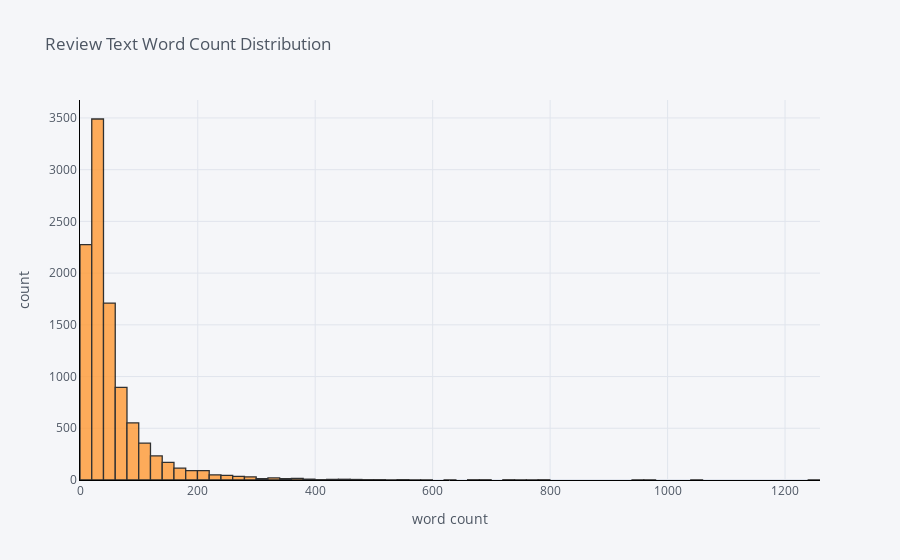

Write notebook code for a chart like this one.
### Markdown cell above
## Review Text Word Count Distribution
**Let's check out the word count of review text**

### Code cell
process_reviews['word_count'].iplot(
    kind='hist',
    bins=100,
    xTitle='word count',
    linecolor='black',
    yTitle='count',
    title='Review Text Word Count Distribution')

### Figure 1 — Plotly figure (JSON) as saved in the notebook; plotly's stock layout.template omitted (floating-point values rounded to 4 significant figures; data arrays with more than 128 entries replaced by an {"elided": "..."} marker saying what was removed)
{"data": [{"histfunc": "count", "histnorm": "", "marker": {"color": "rgba(255, 153, 51, 1.0)", "line": {"color": "#000000", "width": 1.3}}, "name": "word_count", "nbinsx": 100, "opacity": 0.8, "orientation": "v", "type": "histogram", "x": {"elided": "10261 int values"}}], "layout": {"barmode": "overlay", "legend": {"bgcolor": "#F5F6F9", "font": {"color": "#4D5663"}}, "paper_bgcolor": "#F5F6F9", "plot_bgcolor": "#F5F6F9", "title": {"font": {"color": "#4D5663"}, "text": "Review Text Word Count Distribution"}, "xaxis": {"gridcolor": "#E1E5ED", "linecolor": "black", "showgrid": true, "tickfont": {"color": "#4D5663"}, "title": {"font": {"color": "#4D5663"}, "text": "word count"}, "zerolinecolor": "#E1E5ED"}, "yaxis": {"gridcolor": "#E1E5ED", "linecolor": "black", "showgrid": true, "tickfont": {"color": "#4D5663"}, "title": {"font": {"color": "#4D5663"}, "text": "count"}, "zerolinecolor": "#E1E5ED"}}}
